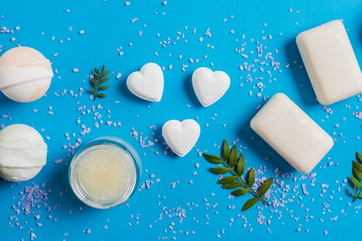
#> input picture PDI/Aula_2/imgs/soaps.jpg, 362 x 241 px, shrunk from 626 x 417 before the run, found by its file name
$ python code2.py
#> lines starting #> are read from the running program, lines starting #| are printed output that depends on the picture
### PDI/src/pdi_utils.py
import matplotlib.pyplot as plt
import numpy as np


def load_red_roses():
    return plt.imread("PDI//Aula_1//imgs//red_roses.png")

def load_page_image():
    return plt.imread("PDI//Aula_1//imgs//page.jpg")

def load_chess_image():
    return plt.imread("PDI//Aula_1//imgs//chess_gray.png")

def load_woman():
    return plt.imread("PDI//Aula_1//imgs//woman.png")

def load_flipped_seville():
    return plt.imread("PDI//Aula_1//imgs//flipped_seville.png")

def load_lena():
    return plt.imread("PDI//Aula_1//imgs//lena.png")

def load_lools_image():
    return plt.imread("PDI//Aula_2//imgs//shapes52.jpg")

def load_soaps_image():
    return plt.imread("PDI//Aula_2//imgs//soaps.jpg")
#> returned value is the input picture: shape (241, 362, 3); mean R, G, B 57.1, 165.4, 199.5

def load_building_image():
    return plt.imread("PDI//Aula_2//imgs//toa-sharp-def-3.jpg")

def load_chest_ray_x():
    return plt.imread("PDI//Aula_2//imgs//contrast_00000109_005.png")

def load_aerial_image():
    return plt.imread("PDI//Aula_2//imgs//aerial.png")

def load_rotate_cat():
    return plt.imread("PDI//Aula_2//imgs//cat.jpg")

def show_image(image, title='Image', cmap_type='gray'):
    plt.imshow(image, cmap=cmap_type)
    plt.title(title)
    plt.axis('off')
    plt.show()

def manual_rgb2gray(rgb_img):
    return np.array((rgb_img[:,:,0]*0.29 + rgb_img[:,:,1]*0.59 + rgb_img[:,:,2]*0.11)).astype(int)

### PDI/Aula_2/code2.py
# Import the color module
from skimage import color

# Import the filters module and sobel function
from skimage.filters import sobel

from PDI.src.pdi_utils import load_soaps_image,show_image

soaps_image = load_soaps_image()

# Make the image grayscale
soaps_image_gray = color.rgb2gray(soaps_image)
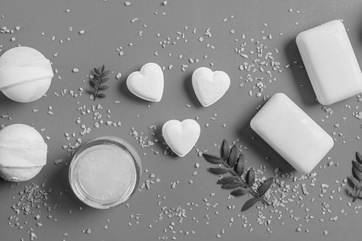
#> soaps_image_gray: shape (241, 362) float64; min 0.0505, max 0.973, mean 0.568

# Apply edge detection filter
edge_sobel = sobel(soaps_image_gray)
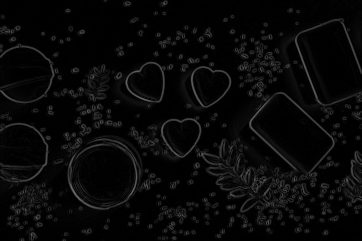
#> edge_sobel: shape (241, 362) float64; min 0, max 0.446, mean 0.0349

# Show original and resulting image to compare
show_image(soaps_image, "Original")
show_image(edge_sobel, "Edges with Sobel")

$ run again, with PDI/Aula_2/imgs/coffee_original.png saved as PDI/Aula_2/imgs/soaps.jpg
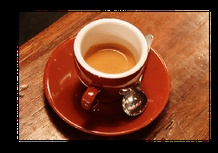
#> input picture PDI/Aula_2/imgs/coffee_original.png, 218 x 153 px, shrunk from 376 x 264 before the run, found by its file name
#> in load_soaps_image, returned value is the input picture: shape (153, 218, 3); mean R, G, B 117.9, 64.4, 39.5
#> `soaps_image_gray = color.rgb2gray(soaps_image)`:
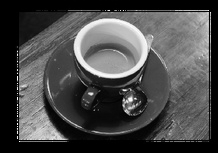
#> soaps_image_gray: shape (153, 218) float64; min 0, max 0.999, mean 0.29
#> `edge_sobel = sobel(soaps_image_gray)`:
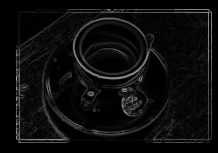
#> edge_sobel: shape (153, 218) float64; min 0, max 0.697, mean 0.0519
